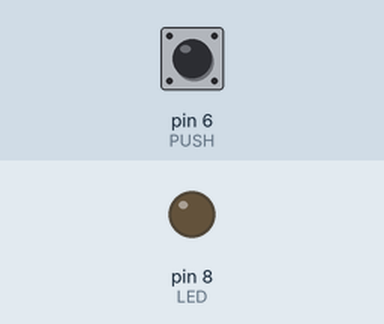
A sketch run on a simulated Arduino Uno, built with avr-gcc and run on an emulated ATmega328P. On the bench: output pins drawn as LEDs (lit = HIGH). Inputs (shaded band) come from the test bench; at power-on: pin 6 (PUSH) HIGH.

Above: at 1.2 s.
1.3 s: pin 6 (PUSH) pulled LOW for 0.15 s
At 2.4 s:
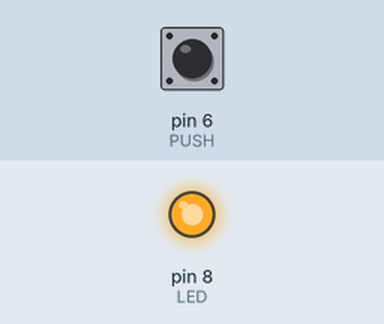
2.9 s: pin 6 (PUSH) pulled LOW for 1 s
At 4.8 s:
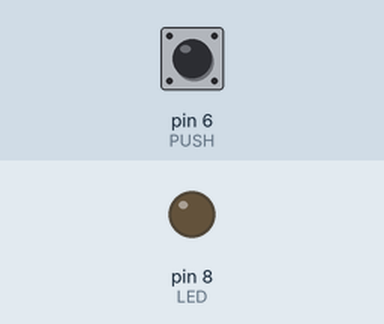
5.4 s: pin 6 (PUSH) pulled LOW for 3.2 s
At 9.6 s:
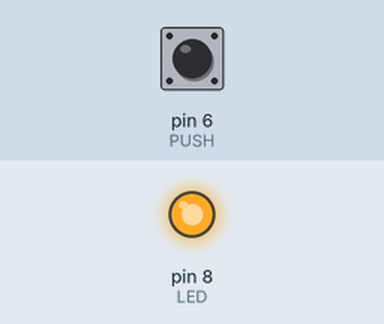
Timing chart, 0 to 11.1 s (numbered marks = the images above; inputs shaded):
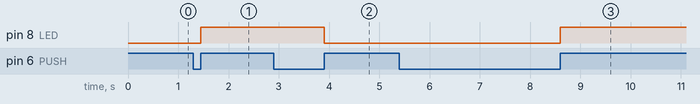

Measured:
- after the input at 1.3 s, pin 8 (LED): LOW → HIGH after 0.15 s
- after the input at 2.9 s, pin 8 (LED): HIGH → LOW after 1.0 s
- after the input at 5.4 s, pin 8 (LED): LOW → HIGH after 3.2 s

The sketch:

ledglow.ino
```cpp
int LED = 8;
int PUSH = 6;
int i=0;
void setup() {
  // put your setup code here, to run once:
  Serial.begin(9600);
  pinMode(LED, OUTPUT);
  pinMode(PUSH, INPUT_PULLUP);
}

void loop() {
  // put your main code here, to run repeatedly:
  int button = digitalRead(PUSH);
  if(button == 0)
  {
    while(digitalRead(PUSH) == 0)
    {

    }
    i = i+1;
  }
  if(i % 2 == 1)
  {
    digitalWrite(LED, HIGH);
  }
  else
  {
    digitalWrite(LED, LOW);
  }
}
```
